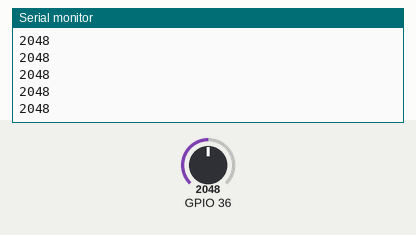
The sketch below on a simulated ESP32. On the bench: the last lines printed to the serial monitor. The inputs (shaded band) are chosen by the test bench; at power-on: GPIO 36 = 2048.

Above: at 1.2 s.
1.3 s: GPIO 36 set to 2866
At 1.8 s:
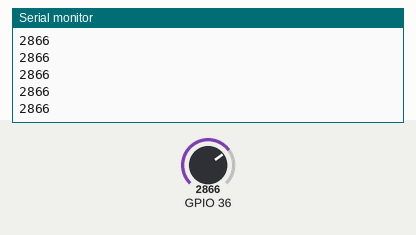
2.8 s: GPIO 36 set to 3603
At 3.8 s:
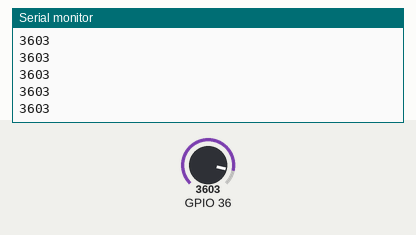
Timing chart, 0 to 5.8 s (numbered marks = the images above; inputs shaded):
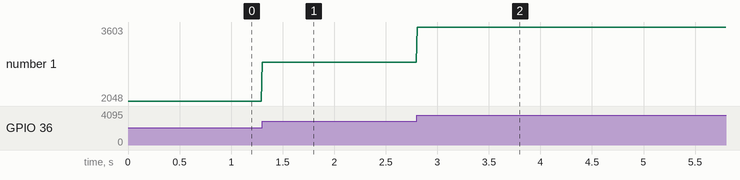

Measured:
- after the input at 1.3 s, the serial monitor: prints a new line at once (image 1)
- after the input at 2.8 s, the serial monitor: prints a new line at once (image 2)
- plotted number 1: 2048 → 2866 after the input at 1.3 s, 2866 → 3603 after the input at 2.8 s

The sketch:

esp32-timer-adc01.ino
```cpp
#include <driver/adc.h>

volatile int interruptCounter;
int totalInterruptCounter;

hw_timer_t * timer = NULL;
portMUX_TYPE timerMux = portMUX_INITIALIZER_UNLOCKED;

void IRAM_ATTR onTimer() {
  portENTER_CRITICAL_ISR(&timerMux);
  interruptCounter++;
  portEXIT_CRITICAL_ISR(&timerMux);

}

void setup() {
  int val;
  Serial.begin(115200);

  adc1_config_width(ADC_WIDTH_BIT_12);
  adc1_config_channel_atten(ADC1_CHANNEL_0, ADC_ATTEN_DB_0);
  val = adc1_get_raw(ADC1_CHANNEL_0);

  timer = timerBegin(0, 80, true);
  timerAttachInterrupt(timer, &onTimer, true);
  timerAlarmWrite(timer, 1000000, true);
  timerAlarmEnable(timer);

}

void loop() {

  if (interruptCounter > 0) {

    portENTER_CRITICAL(&timerMux);
    interruptCounter--;
    portEXIT_CRITICAL(&timerMux);

    totalInterruptCounter++;

    Serial.print("An interrupt as occurred. Total number: ");
    Serial.println(totalInterruptCounter);

  }
  Serial.println(   adc1_get_raw(ADC1_CHANNEL_0));
 delay(10);
}
```
